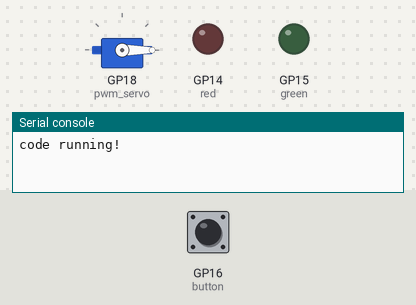
Bench run of a program on a simulated Raspberry Pi Pico running CircuitPython. On the bench: servo, output pins drawn as LEDs (lit = HIGH), the last lines printed to the serial console. The inputs (shaded band) are chosen by the test bench; at power-on: GP16 (button) HIGH.

Above: at 1.2 s.
1.3 s: GP16 (button) pulled LOW for 3.2 s
At 3.1 s:
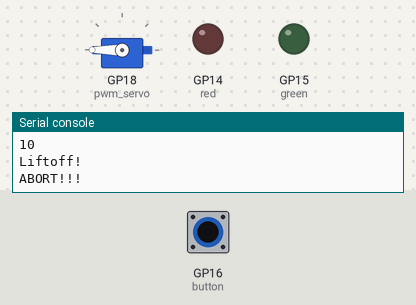
Timing chart, 0 to 6.8 s (numbered marks = the images above; inputs shaded):
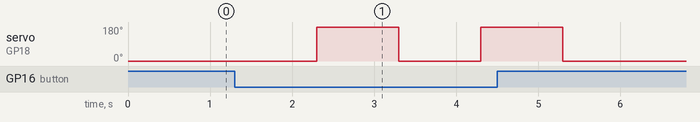

Measured:
- after the input at 1.3 s, servo on GP18 (pwm_servo): alternates 180° for 1.0 s and 0° for 1.0 s, 4 changes in all, then stays 0°, starting after 1.0 s

The program:

launchpad_part_four.py
```python
#type:ignore
import board
import time
import digitalio
import pwmio
from adafruit_motor import servo #imports just  servo commands from motor library

red = digitalio.DigitalInOut(board.GP14) #sets pin to connect red LED to board
red.direction = digitalio.Direction.OUTPUT #sets pin type
green = digitalio.DigitalInOut(board.GP15) #sets pin to connect green LED to board
green.direction = digitalio.Direction.OUTPUT #sets pin type
button = digitalio.DigitalInOut(board.GP16) #sets pin to connect button to board
button.pull = digitalio.Pull.UP
pwm_servo = pwmio.PWMOut(board.GP18, duty_cycle = 2 ** 15, frequency = 50) #defines values for general pwmio servo
launch_servo = servo.Servo(pwm_servo, min_pulse = 500, max_pulse = 2500) #sets up parameters for specific servo used for launch

print("code running!")

state = "waiting"
while True:
    if state == "waiting":
        red.value = False
        green.value = False
        launch_servo.angle = 0 #sets servo angle to 0 degrees
        if button.value == False: #if button is pressed...
            state = "countdown"
    if state == "countdown":
        for i in range(10, 0, -1): #creates a range of numbers from 10 to 0, but does not include 0 in the list; also indicates that we're counting down by 1
            launch_servo.angle = 0 #sets servo angle to 0 degrees
            red.value = True #turns red LED on
            green.value = False #turns green LED off
            print(i) #prints the current value of the counter
            red.value = False #turns red LED off
            time.sleep(1) #waites for 1 second before repeating
            if button.value == False:
                state = "abort"
                break
        print("Liftoff!") #prints the phrase "Liftoff!" one second after we exit the range of numbers in the for-loop
        green.value = True #turns green LED on
        launch_servo.angle = 180 #sets servo angle to 180 degrees
    if state == "abort":
        print("ABORT!!!")
        red.value = False
        green.value = False
        state = "waiting"
        time.sleep(1)
```
